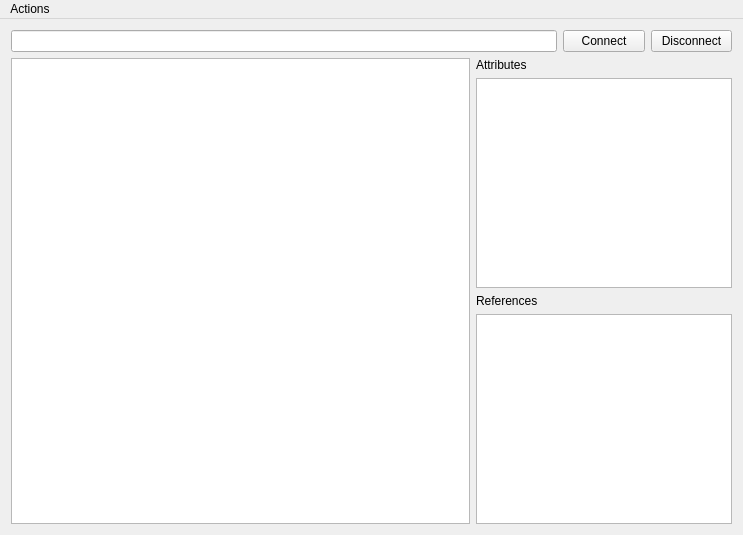
<?xml version="1.0" encoding="UTF-8"?>
<ui version="4.0">
 <class>MainWindow</class>
 <widget class="QMainWindow" name="MainWindow">
  <property name="geometry">
   <rect>
    <x>0</x>
    <y>0</y>
    <width>743</width>
    <height>535</height>
   </rect>
  </property>
  <property name="windowTitle">
   <string>MainWindow</string>
  </property>
  <widget class="QWidget" name="centralWidget">
   <layout class="QGridLayout" name="gridLayout">
    <item row="0" column="0" colspan="2">
     <widget class="QLineEdit" name="addrLineEdit"/>
    </item>
    <item row="0" column="2">
     <widget class="QPushButton" name="connectButton">
      <property name="text">
       <string>Connect</string>
      </property>
     </widget>
    </item>
    <item row="0" column="3">
     <widget class="QPushButton" name="disconnectButton">
      <property name="text">
       <string>Disconnect</string>
      </property>
     </widget>
    </item>
    <item row="2" column="1" colspan="3">
     <widget class="QTreeView" name="attrView"/>
    </item>
    <item row="4" column="1" colspan="3">
     <widget class="QTableView" name="refView"/>
    </item>
    <item row="3" column="1">
     <widget class="QLabel" name="label">
      <property name="text">
       <string>References</string>
      </property>
     </widget>
    </item>
    <item row="1" column="1" colspan="2">
     <widget class="QLabel" name="label_2">
      <property name="text">
       <string>Attributes</string>
      </property>
     </widget>
    </item>
    <item row="1" column="0" rowspan="4">
     <widget class="QTreeView" name="treeView">
      <property name="editTriggers">
       <set>QAbstractItemView::NoEditTriggers</set>
      </property>
      <property name="dragEnabled">
       <bool>true</bool>
      </property>
     </widget>
    </item>
   </layout>
  </widget>
  <widget class="QMenuBar" name="menuBar">
   <property name="geometry">
    <rect>
     <x>0</x>
     <y>0</y>
     <width>743</width>
     <height>27</height>
    </rect>
   </property>
   <widget class="QMenu" name="menuOPC_UA_Client">
    <property name="title">
     <string>Actions</string>
    </property>
    <addaction name="actionConnect"/>
    <addaction name="actionDisconnect"/>
   </widget>
   <addaction name="menuOPC_UA_Client"/>
  </widget>
  <action name="actionConnect">
   <property name="text">
    <string>Connect</string>
   </property>
  </action>
  <action name="actionDisconnect">
   <property name="text">
    <string>Disconnect</string>
   </property>
   <property name="toolTip">
    <string>disconnect from server</string>
   </property>
  </action>
 </widget>
 <layoutdefault spacing="6" margin="11"/>
 <resources/>
 <connections/>
</ui>
